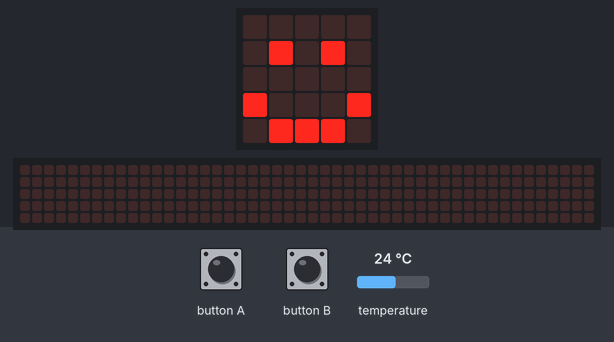
Bench run of a program on a simulated BBC micro:bit running MicroPython. On the bench: the board's 5×5 LED display, a strip that is not on the board, showing the scrolling text unrolled. The test bench sets the inputs (shaded band); at power-on: temperature 24 °C. Files the program writes start out absent; the 48×5 strip is a reading aid, not a part: it shows the text the display is scrolling, unrolled, one strip-width of it at a time.

Above: at 1.2 s.
1.3 s: button A pressed for 0.15 s
At 1.37 s:
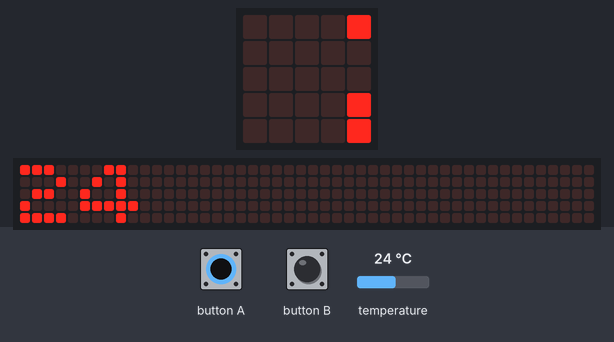
2.0 s: button B pressed for 0.15 s
At 4.5 s:
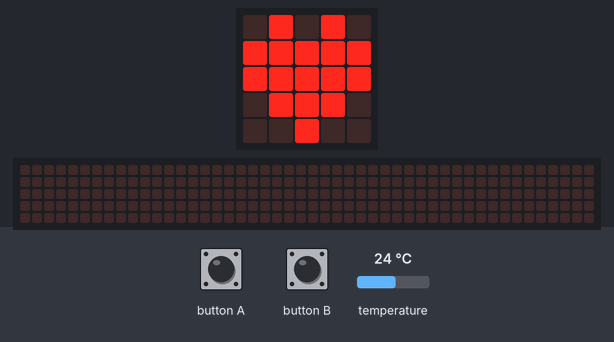
Timing chart, 0 to 6.0 s (numbered marks = the images above; inputs shaded):
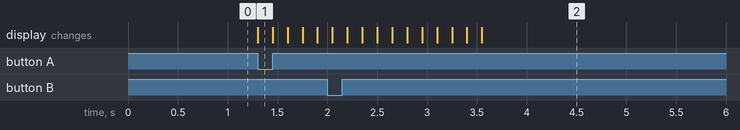

The program:

skolestudio-solfanger.py
```python
from microbit import *
import time

display.show(Image.HAPPY)  # Et smilefjes vises på displayet
while True:  # Løkke som kjører til den blir avbrutt

    if button_a.is_pressed():  # Hvis knapp a trykkes, skjer følgende:

        temperatureValues = open(
            "temperatur.txt", "w"
        )  # Tekstfilen temperatur.txt knyttes til variabel temperatureValues

        break  # Løkka avbrytes
while True:  # Løkke som kjører til den blir avbrutt

    temperatureMeasure = (
        temperature()
    )  # Målt temperatur lagres som variabelen temperatureMeasure

    temperatureValues.write(
        str(temperatureMeasure) + " "
    )  # Den målte temperaturen skrives til tekstfilen temperatur.txt

    display.scroll(temperatureMeasure)  # Temperature vises på displayet

    if button_b.get_presses() > 0:  # Hvis knapp b har blitt trykket, skjer følgende:

        temperatureValues.close()  # Tekstfilen lukkes

        break  # Løkka avbrytes
    time.sleep(30)  # Løkka settes på pause i 30 sekunder
display.show(Image.HEART)  # Et hjerte vises på displayet# Write your code here :-)
```

Measured:
- after the input at 1.3 s, the display: changes at once (image 1)
- after the input at 2.0 s, the display: first differs from a run without the input after 1.6 s (image 2)
